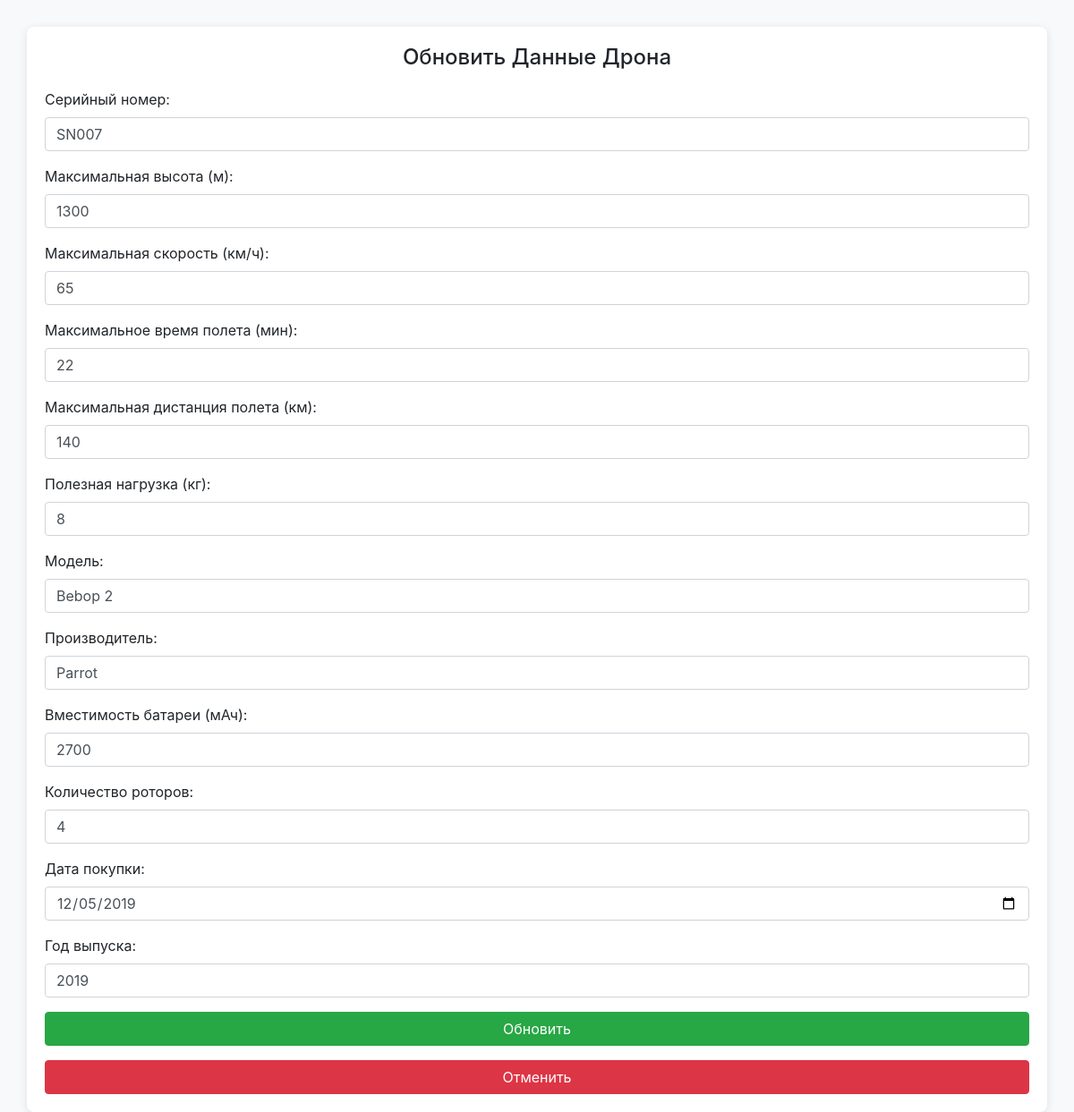
The app's page /drones/update/7 (signed in) with its own data.
### tables this page shows
CREATE TABLE tbl_drones (
    id INTEGER PRIMARY KEY AUTOINCREMENT,
    serial_number TEXT UNIQUE NOT NULL,
    max_altitude INTEGER,
    max_speed INTEGER,
    max_flight_time INTEGER,
    max_flight_dist INTEGER,
    payload INTEGER,
    model TEXT NOT NULL,
    manufacturer TEXT NOT NULL,
    battery_capacity INTEGER,
    n_rotors INTEGER,
    purchase_date DATE,
    year INTEGER
);

### flask_server.py (the view)
@app.route('/drones/update/<int:drone_id>', methods=['GET', 'POST'])
@log_execution_time
def update_drone(drone_id):
    token = session.get('token')
    result = check_session_token(token)
    if isinstance(result, str):
        with DBConnectionManager(factory, path_to_db='prod.db') as conn:
            drone_repository = SQLiteIDroneRepository(conn)
            try:
                if request.method == 'POST':
                    drone_data = {key: request.form[key] for key in request.form}
                    drone_repository.update_drone(drone_id, **drone_data)
                    logging.warning(f'В системе обновлен дрон с ID: {drone_id}')
                    return redirect(url_for('list_drones'))
                drone = drone_repository.get_drone(drone_id)
                return render_template('update.html', drone=drone)
            except Exception as e:
                logging.error(f'Произошла ошибка при обновлении дрона: {str(e)}')
    return result

### db_modules.py (called while the page is built)
    def get_drone(self, drone_id: int):
        query_builder = QueryBuilder()
        query = query_builder.select("tbl_drones", "id", ",".join(Drone.tbl_drones_cols)).where(
                                  "id=?", (drone_id,)).build()
        cursor = self.conn.cursor()
        cursor.execute(query, query_builder.get_params())
        return cursor.fetchone()

    def connect(self, path_to_db: str):
        logging.info('Работаем с БД SQLite')
        try:
            conn = sqlite3.connect(path_to_db)
            logging.info(f"Подключение к БД установлено")
            return conn
        except sqlite3.Error as e:
            logging.warning(f"Ошибка подключения: {e}")
            return None

    def get_drone(self, drone_id: int):
        drone_values = self.mapper.get_drone(drone_id)
        if drone_values:
            drone_dict = dict(zip(Drone.tbl_drones_cols, drone_values))
            return Drone(**drone_dict)
        logging.warning(f'В таблице tbl_drones нет дрона с id = {drone_id}')
        return None

    def select(self, table: str, order_by, columns="*"):
        self.__query_parts["SELECT"] = f"SELECT {columns}"
        self.__query_parts["FROM"] = f"FROM {table}"
        self.__query_parts["ORDER BY"] = f"ORDER BY {order_by}"
        return self

    def get_params(self):
        return self.__params

    def where(self, condition: str, params=None):
        self.__query_parts["WHERE"] = f"WHERE {condition}"
        if params:
            self.__params.append(params[0])
        return self

    def build(self):
        query = ""
        if "INSERT INTO" in self.__query_parts:
            query = self.__query_parts["INSERT INTO"]
        if "SELECT" in self.__query_parts:
            query = f'{self.__query_parts["SELECT"]} {self.__query_parts["FROM"]} '
        if "DELETE" in self.__query_parts:
            query = f'{self.__query_parts["DELETE"]} '
        if "UPDATE" in self.__query_parts:
            query = f'{self.__query_parts["UPDATE"]} '
        if "WHERE" in self.__query_parts:
            query += f'{self.__query_parts["WHERE"]} '
        if "ORDER BY" in self.__query_parts:
            query += self.__query_parts["ORDER BY"]
        return query

    def __enter__(self):
        self.__connection = self.__db_factory.connect(self.__path_to_db)
        return self.__connection

### templates/update.html (shortened to what this page needs)
<!doctype html>
<html lang="ru">
<head>
    <link href="https://stackpath.bootstrapcdn.com/bootstrap/4.5.2/css/bootstrap.min.css" rel="stylesheet">
</head>
<body>
    <div class="container">
        <h1 class="text-center">Обновить Данные Дрона</h1>
        <form action="{{ url_for('update_drone', drone_id=drone.id) }}" method="POST">
            <div class="form-group">
                <label for="serial_number">Серийный номер:</label>
                <input type="text" name="serial_number" class="form-control" value="{{ drone.serial_number }}" required>
            </div>
            <div class="form-group">
                <label for="max_altitude">Максимальная высота (м):</label>
                <input type="number" name="max_altitude" class="form-control" value="{{ drone.max_altitude }}" required>
            </div>
            <div class="form-group">
                <label for="max_speed">Максимальная скорость (км/ч):</label>
                <input type="number" name="max_speed" class="form-control" value="{{ drone.max_speed }}" required>
            </div>
            <div class="form-group">
                <label for="max_flight_time">Максимальное время полета (мин):</label>
                <input type="number" name="max_flight_time" class="form-control" value="{{ drone.max_flight_time }}" required>
            </div>
            <div class="form-group">
                <label for="max_flight_dist">Максимальная дистанция полета (км):</label>
                <input type="number" name="max_flight_dist" class="form-control" value="{{ drone.max_flight_dist }}" required>
            </div>
            <div class="form-group">
                <label for="payload">Полезная нагрузка (кг):</label>
                <input type="number" name="payload" class="form-control" value="{{ drone.payload }}" required>
            </div>
            <div class="form-group">
                <label for="model">Модель:</label>
                <input type="text" name="model" class="form-control" value="{{ drone.model }}" required>
            </div>
            <div class="form-group">
                <label for="manufacturer">Производитель:</label>
                <input type="text" name="manufacturer" class="form-control" value="{{ drone.manufacturer }}" required>
            </div>
            <div class="form-group">
                <label for="battery_capacity">Вместимость батареи (мАч):</label>
                <input type="number" name="battery_capacity" class="form-control" value="{{ drone.battery_capacity }}" required>
            </div>
            <div class="form-group">
                <label for="n_rotors">Количество роторов:</label>
                <input type="number" name="n_rotors" class="form-control" value="{{ drone.n_rotors }}" required>
            </div>
            <div class="form-group">
                <label for="purchase_date">Дата покупки:</label>
                <input type="date" name="purchase_date" class="form-control" value="{{ drone.purchase_date }}" required>
            </div>
            <div class="form-group">
                <label for="year">Год выпуска:</label>
                <input type="number" name="year" class="form-control" value="{{ drone.year }}" required>
            </div>
            <button type="submit" class="btn btn-success btn-block">Обновить</button>
        </form>
        <button type="button" class="btn btn-danger btn-block mt-3" onclick="window.location.href='{{ url_for('list_drones') }}'">Отменить</button>
    </div>
</body>
</html>

### templates/update.html (style rules this page uses)
body { background-color: #f8f9fa; }
.container { margin-top: 30px; padding: 20px; background-color: #ffffff; border-radius: 8px; box-shadow: 0 2px 10px rgba(0, 0, 0, 0.1); }
h1 { font-size: 24px; margin-bottom: 20px; }
.btn-success { background-color: #28a745; border-color: #28a745; }
.btn-danger { background-color: #dc3545; border-color: #dc3545; }

### records on screen
tbl_drones: serial_number "SN007", max_altitude "1300", max_speed "65", max_flight_time "22", max_flight_dist "140", payload "8", model "Bebop 2", manufacturer "Parrot", battery_capacity "2700", n_rotors "4", purchase_date "12/05/2019", year "2019"
